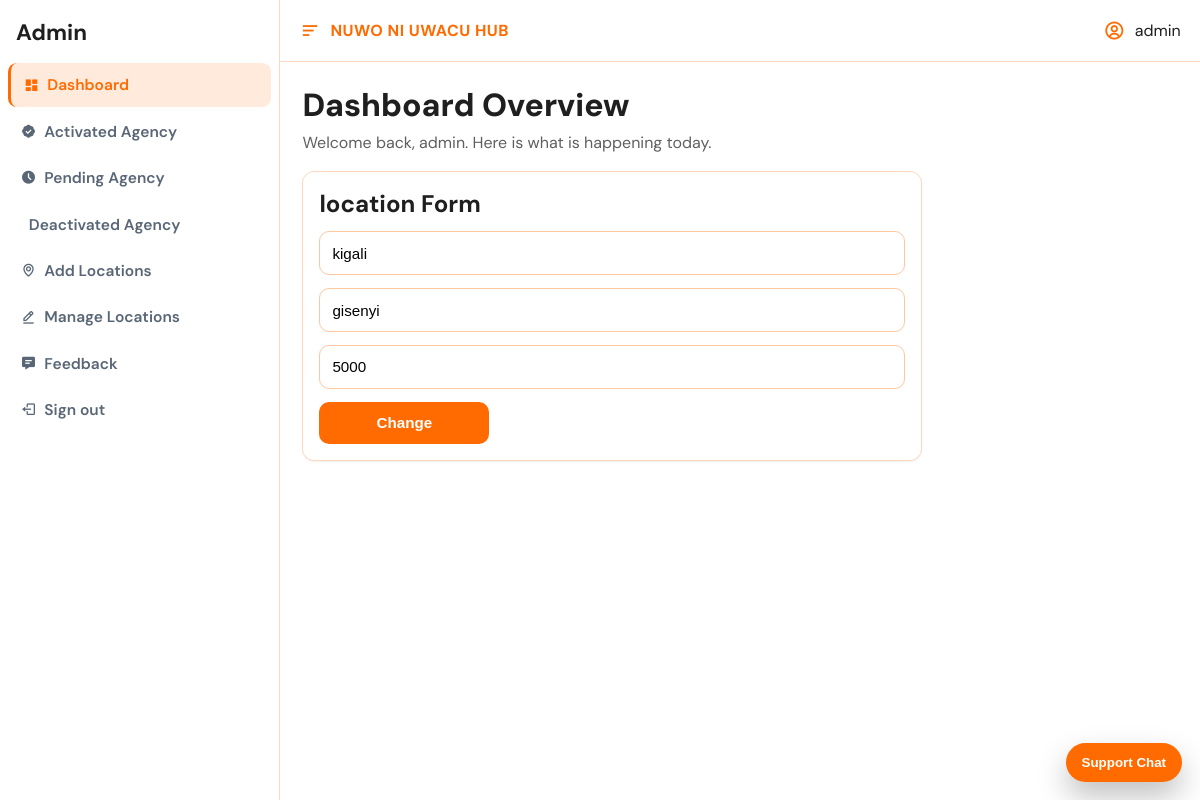
The page /admin_panel?up=32 (signed in) on the database its author committed.
### tables this page shows
CREATE TABLE `locations` (
  `L_id` int(6) NOT NULL,
  `L_from` varchar(50) NOT NULL,
  `L_to` varchar(50) NOT NULL,
  `price` text NOT NULL
);

### admin_panel.php (the view, shortened to what this page needs)
<?php
require 'connection.php';
?>
<!DOCTYPE html>
<html lang="en">
  <head>
    <link href="https://unpkg.com/boxicons@2.1.4/css/boxicons.min.css" rel="stylesheet"/>
    <link rel="stylesheet" href="./css/admin_panel.css" />
    <link rel="stylesheet" href="./css/agency_panel.css" />
  </head>
  <body>
    <div class="admin_body">
      <aside class="admin_aside">
        <h1>Admin</h1>
        <div class="admin_links">
          <a href="admin_panel?"><i class='bx bxs-dashboard'></i> Dashboard</a>
          <a href="admin_panel?activeted_agency"><i class='bx bxs-badge-check'></i> Activated Agency</a>
          <a href="admin_panel?pending_agency"><i class='bx bxs-time-five'></i> Pending Agency</a>
          <a href="admin_panel?deactiv_agency"><i class='bx bxs-block'></i> Deactivated Agency</a>
          <a href="admin_panel?locations"><i class='bx bx-map'></i> Add Locations</a>
          <a href="admin_panel?locations_nam"><i class='bx bx-edit-alt'></i> Manage Locations</a>
          <a href="admin_panel?fedback"><i class='bx bxs-message-detail'></i> Feedback</a>
          <a href="logout"><i class='bx bx-log-out'></i> Sign out</a>
        </div>
      </aside>
      <div class="admin_container">
        <header class="panel-topbar">
          <div class="panel-topbar-left">
            <i class='bx bx-menu-alt-left'></i>
            <strong>NUWO NI UWACU HUB</strong>
          </div>
          <div class="panel-topbar-right">
            <i class='bx bx-user-circle'></i>
            <span>admin</span>
          </div>
        </header>
        <section class="panel-overview">
          <h2>Dashboard Overview</h2>
          <p>Welcome back, admin. Here is what is happening today.</p>
        </section>
<?php
if(isset($_GET['locations'])){
    ?>
    <div class="agencies_Creation_form">
          <form action="brain" method="post">
            <h2>location Form</h2>
            <input
              type="text"
              name="from"
              id="agency_name"
              placeholder="From"
              required
            />
            <input
              type="text"
              name="to"
              id="agency_name"
              placeholder="To"
              required
            />
            <input
              type="number"
              name="price"
              id="agency_name"
              placeholder="Enter Amount Of Money"
              required
            />
            <input
              type="submit"
              name="add_dest"
              id="send_button"
              class="send_button"
              value="Add"
            />
          </form>
        </div>
    <?php
}
else if(isset($_GET['up'])){
  $n=$_GET['up'];
?>
<div class="agencies_Creation_form">
          <form action="admin_panel?updat_location" method="POST">
            <h2>location Form</h2>
            <input
              type="text"
              name="from"
              id="agency_name"
              value="<?php $sel="select *from locations where L_id='$n' ";
              $query=mysqli_query($con,$sel);
              while($row=mysqli_fetch_array($query)){ echo $row['L_from'];}?>"
              required
            />
            <input
              type="text"
              name="to"
              id="agency_name"
              value="<?php $sel="select *from locations where L_id='$n' ";
              $query=mysqli_query($con,$sel);
              while($row=mysqli_fetch_array($query)){ echo $row['L_to'];}?>"
              required
            />
            <input
              type="number"
              name="price"
              id="agency_name"
              value="<?php $sel="select *from locations where L_id='$n' ";
              $query=mysqli_query($con,$sel);
              while($row=mysqli_fetch_array($query)){ echo $row['price'];}?>"
              required
            />
            <input
              type="submit"
              name="update"
              id="send_button"
              class="send_button"
              value="Change"
            />
          </form>
        </div>
<?php
}
?>
      </div>
    </div>
  </body>
</html>

### css/admin_panel.css (style rules this page uses)
* { box-sizing: border-box; }
body { margin: 0; font-family: 'DM Sans', sans-serif; background: var(--page-bg); color: var(--text); }
a { text-decoration: none; }
.admin_body, .agency_admin_body { display: grid; grid-template-columns: 280px 1fr; min-height: 100vh; }
.admin_aside, .agency_admin_aside { background: var(--sidebar-bg); border-right: 1px solid var(--border); padding: 1.15rem 0; position: sticky; top: 0; height: 100vh; overflow-y: auto; }
.admin_aside h1, .agency_admin_aside h1 { margin: 0; padding: 0 1rem 1rem; font-size: 1.4rem; font-weight: 700; color: #1f1f1f; }
.admin_links, .agency_admin_links { display: grid; gap: 0.15rem; }
.admin_links a, .agency_admin_links > a, .dropbtn { margin: 0 0.5rem; border-radius: 0.55rem; color: #596676; font-weight: 600; font-size: 0.97rem; padding: 0.75rem 0.8rem; display: flex; align-items: center; gap: 0.5rem; cursor: pointer; transition: background 0.2s ease, color 0.2s ease; }
.admin_links a:first-child, .agency_admin_links > a:first-child { background: rgba(255, 107, 0, 0.14); color: var(--accent); border-left: 3px solid var(--accent); }
.admin_container, .agency_admin_container { padding: 0; }
.panel-topbar { height: 62px; background: var(--surface); border-bottom: 1px solid var(--border); padding: 0 1.2rem; display: flex; align-items: center; justify-content: space-between; position: sticky; top: 0; z-index: 100; }
.panel-topbar-left, .panel-topbar-right { display: flex; align-items: center; gap: 0.6rem; }
.panel-topbar-left i, .panel-topbar-right i { font-size: 1.35rem; color: #ff6b00; }
.panel-topbar-left strong { color: var(--accent); letter-spacing: 0.03em; }
.panel-overview { padding: 1.4rem 1.4rem 0.3rem; }
.panel-overview h2 { margin: 0; font-size: 2rem; font-weight: 800; }
.panel-overview p { margin: 0.35rem 0 0; color: var(--muted); }
.admin_container > :not(.panel-topbar):not(.panel-overview), .agency_admin_container > :not(.panel-topbar):not(.panel-overview) { margin-left: 1.4rem; margin-right: 1.4rem; }
.agency_cars_creation_form, .agency_destination_creation_form, .agencies_Creation_form, .update_form { margin-top: 0.8rem; }
.agency_cars_creation_form form, .agency_destination_creation_form form, .agencies_Creation_form form, .update_form form { width: min(100%, 620px); background: var(--surface); border: 1px solid var(--border); border-radius: 12px; padding: 1rem; display: grid; gap: 0.8rem; box-shadow: 0 1px 2px rgba(16, 24, 40, 0.06); }
.agency_cars_creation_form form h1, .agency_destination_creation_form form h1, .agencies_Creation_form form h2 { margin: 0; color: #1f1f1f; }
.agency_cars_creation_form form input, .agency_destination_creation_form form input, .agencies_Creation_form form input, .update_form form input, select, textarea { width: 100%; height: 44px; border: 1px solid #ffc79f; border-radius: 10px; padding: 0 0.75rem; outline: none; font-size: 0.95rem; background: #fff; }
.agency_send_button, .send_button, .agency_update_button, .car_search_button, .destination_search_button { width: 170px !important; height: 42px !important; border: none !important; border-radius: 10px !important; background: var(--accent) !important; color: #fff !important; font-weight: 700; cursor: pointer; }

### css/agency_panel.css (style rules this page uses)
.agency_cars_creation_form form h2, .agency_destination_creation_form form h2, .agencies_Creation_form form h2 { color: #1f1f1f; }

### rows shown on the page
locations: from "kigali", to "gisenyi", price "5000"
